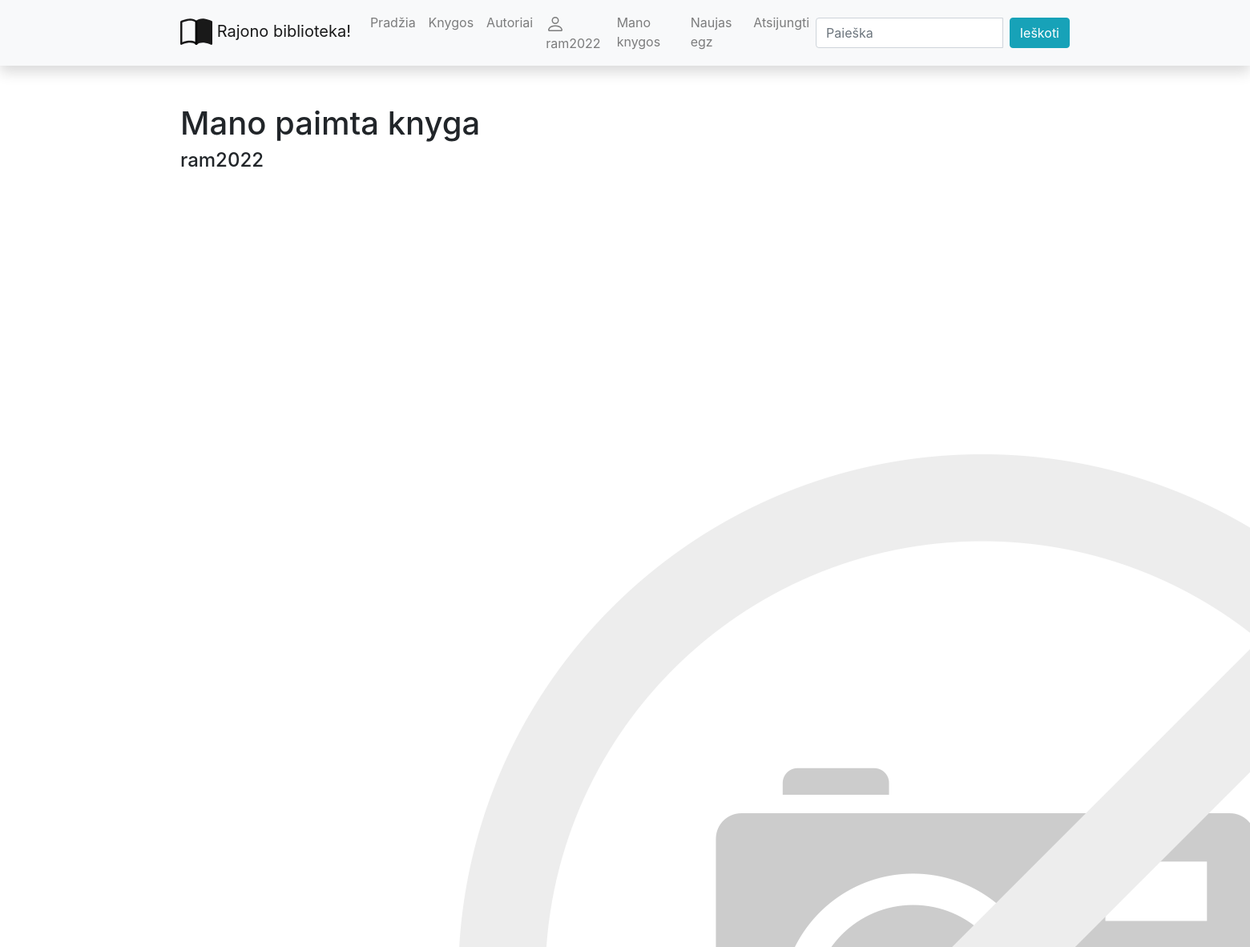
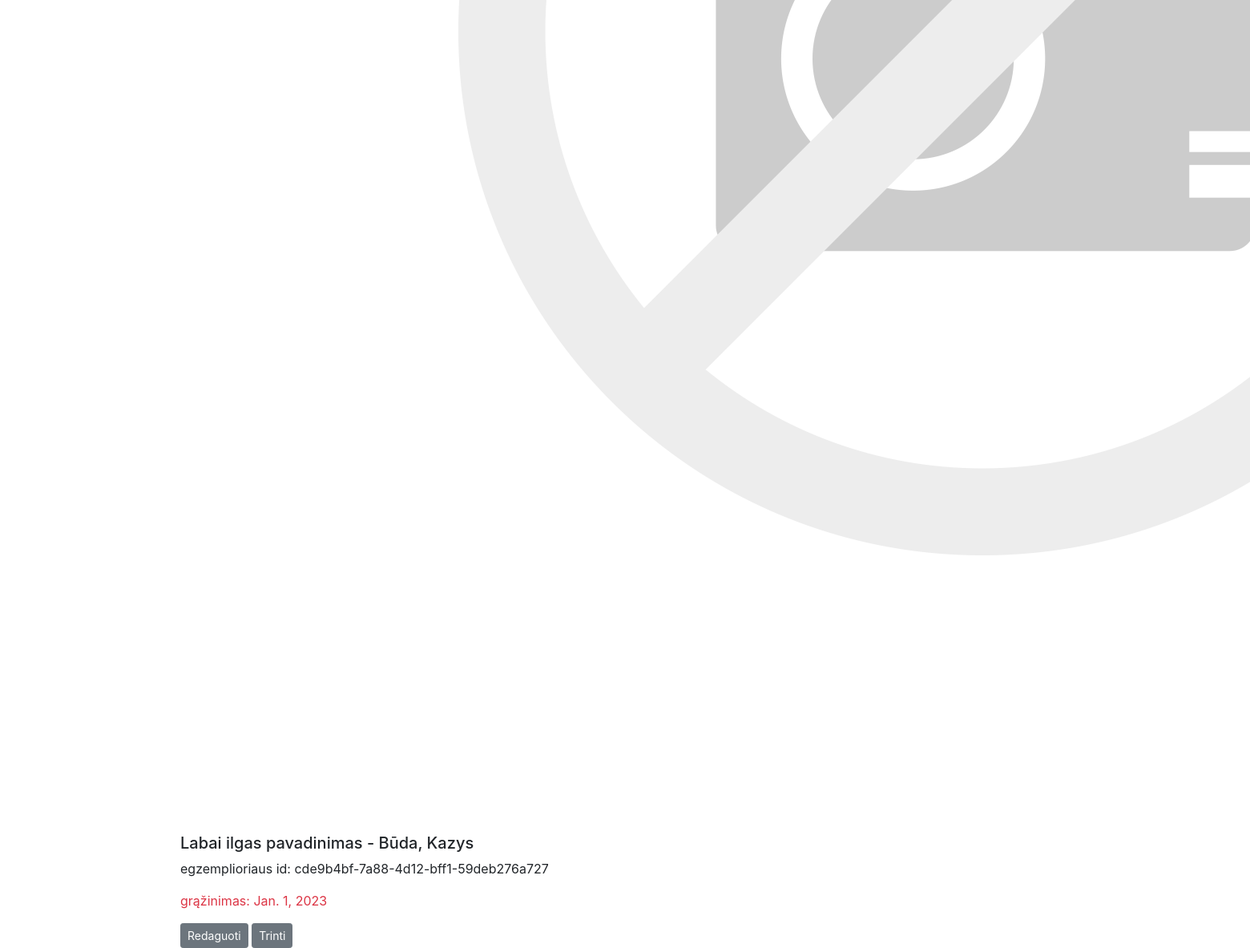
/library/mybooks/cde9b4bf-7a88-4d12-bff1-59deb276a727 (signed in), run on the app's committed database (2 pictures, top to bottom).
### library/models.py (models this page shows, shortened)
class BookInstance(models.Model):
    id = models.UUIDField(primary_key=True, default=uuid.uuid4, help_text='Unikalus knygos kopijos ID')
    book = models.ForeignKey('Book', on_delete=models.SET_NULL, null=True)
    due_back = models.DateField('Bus prieinama', null=True, blank=True)
    LOAN_STATUS = (
        ('a', 'Administruojama'),
        ('p', 'Paimta'),
        ('g', 'Galima paimti'),
        ('r', 'Rezervuota')
    )
    status = models.CharField(
        max_length=1,
        choices=LOAN_STATUS,
        blank=True,
        default='a',
        help_text='Status'
    )
    reader = models.ForeignKey(User, on_delete=models.SET_NULL, null=True, blank=True)
    @property
    def is_overdue(self):
        if self.due_back and date.today() > self.due_back:
            return True
        return False
    class Meta:
        ordering = ['due_back']  # admin svetainės settingas, kaip rikiuojama

class Book(models.Model):
    title = models.CharField('Pavadinimas', max_length=200)
    author = models.ForeignKey('Author', on_delete=models.SET_NULL, null=True, related_name='books')
    summary = models.TextField('Aprašymas', max_length=1000, help_text='Trumpas knygos aprašymas')
    isbn = models.CharField('ISBN', max_length=13)
    genre = models.ManyToManyField(Genre, help_text='Išrinkite žanrą/us šiai knygai')
    cover = models.ImageField('Viršelis', upload_to='covers', null=True)
    def display_genre(self):
        return '; '.join([genre.name for genre in self.genre.all()])
    display_genre.short_description = 'Žanras'
    def __str__(self):
        return f"{self.title}"
    class Meta:
        verbose_name = "Knyga"
        verbose_name_plural = "Knygos"

class Author(models.Model):
    first_name = models.CharField('Vardas', max_length=100)
    last_name = models.CharField('Pavardė', max_length=100)
    description = HTMLField(default="")
    def display_books(self):
        return ', '.join([book.title for book in self.books.all()][:3]) + "..."
    display_books.short_description = 'Knygos'
    class Meta:
        ordering = ['last_name', 'first_name']
    def __str__(self):
        return f'{self.last_name}, {self.first_name}'

### library/views.py (the view)
# urls.py: path('mybooks/<uuid:pk>', views.BookByUserDetailView.as_view(), name='my-book'),
class BookByUserDetailView(LoginRequiredMixin, BookDetailView):
    model = BookInstance
    template_name = 'user_book.html'

### library/forms.py
class BookReviewForm(forms.ModelForm):
    class Meta:
        model = BookReview
        fields = ('content', 'book', 'reviewer')
        widgets = {'book': forms.HiddenInput(), 'reviewer': forms.HiddenInput()}

### library/templates/user_book.html
{% extends "base.html" %}
{% load static %}
{% block content %}
<h1>Mano paimta knyga</h1>
<h4>{{ user }}</h4>
{% if bookinstance.book.cover %}
<img src="{{ bookinstance.book.cover.url }}"/>
{% else %}
<img src="{% static 'img/no-image.png' %}"/>
{% endif %}
<h5> {{ bookinstance.book }} - {{ bookinstance.book.author }}</h5>
<p>egzemplioriaus id: {{ bookinstance.pk }}</p>
<p class="{% if bookinstance.is_overdue %}text-danger{% endif %}">grąžinimas: {{ bookinstance.due_back }}</p>
<div>
    <a class="btn btn-secondary btn-sm" href="{% url 'my-book-update' bookinstance.pk %}">Redaguoti</a>
    <a class="btn btn-secondary btn-sm" href="{% url 'my-book-delete' bookinstance.pk %}">Trinti</a>
</div>
{% endblock %}

### library/templates/base.html (shortened to what this page needs)
<!DOCTYPE html>
<html lang="en">
<head>
    <link
            rel="stylesheet"
            href="https://stackpath.bootstrapcdn.com/bootstrap/4.1.3/css/bootstrap.min.css"
    />
    <link
            rel="stylesheet"
            href="https://cdnjs.cloudflare.com/ajax/libs/font-awesome/4.7.0/css/font-awesome.min.css"
    />
    {% load static %}
    <link rel="stylesheet" href="{% static 'css/styles.css' %}"/>
</head>
<body>
<nav
        class="navbar navbar-expand-lg navbar-light bg-light static-top mb-5 shadow"
>
    <div class="container">
        <a class="navbar-brand" href="/">
            Rajono biblioteka!</a
        >
        <div class="collapse navbar-collapse" id="navbarResponsive">
            <ul class="navbar-nav ml-auto">
                <li class="nav-item">
                    <a class="nav-link" href="{% url 'index' %}">Pradžia</a>
                </li>
                <li class="nav-item">
                    <a class="nav-link" href="{% url 'books' %}">Knygos</a>
                </li>
                <li class="nav-item">
                    <a class="nav-link" href="{% url 'authors' %}">Autoriai</a>
                </li>
                {% if user.is_authenticated %}
                <li class="nav-item"><a class="nav-link" href="{% url 'profilis' %}">
                    {{ user.get_username }}</a></li>
                <li class="nav-item"><a class="nav-link" href="{% url 'my-borrowed' %}">Mano knygos</a></li>
                <li class="nav-item"><a class="nav-link" href="{% url 'my-borrowed-new' %}">Naujas egz</a></li>
                <li class="nav-item"><a class="nav-link" href="{% url 'logout' %}">Atsijungti</a></li>
                {% else %}
                <li class="nav-item"><a class="nav-link" href="{% url 'login' %}?next={{request.path}}">Prisijungti</a>
                </li>
                <li class="nav-item"><a class="nav-link" href="{% url 'register' %}">Registruotis</a></li>
                {% endif %}
            </ul>
            <form
                    class="form-inline my-2 my-lg-0"
                    action="{% url 'search' %}"
                    method="get"
            >
                <div class="input-group">
                    <input
                            class="form-control mr-sm-2"
                            type="search"
                            placeholder="Paieška"
                            aria-label="Search"
                            name="query"
                    />
                    <button class="btn btn-info my-2 my-sm-0" type="submit">
                        Ieškoti
                    </button>
                </div>
            </form>
        </div>
    </div>
</nav>
<div class="container">
    {% block content %}{% endblock %}
</div>
</body>
</html>

### data on the page
BookInstance: book "Labai ilgas pavadinimas", book.author "Būda, Kazys", pk "cde9b4bf-7a88-4d12-bff1-59deb276a727", due_back "Jan. 1, 2023"

### other printed values
{{ user.get_username }} "ram2022"
{{ user }} "ram2022"
